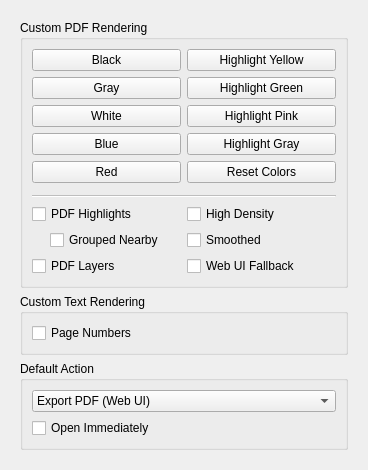
<?xml version="1.0" encoding="UTF-8"?>
<ui version="4.0">
 <class>Form</class>
 <widget class="QWidget" name="Form">
  <property name="geometry">
   <rect>
    <x>0</x>
    <y>0</y>
    <width>368</width>
    <height>415</height>
   </rect>
  </property>
  <property name="windowTitle">
   <string>Form</string>
  </property>
  <layout class="QGridLayout" name="gridLayout">
   <item row="0" column="0">
    <widget class="QWidget" name="exportprefs_widget" native="true">
     <layout class="QVBoxLayout" name="verticalLayout">
      <item>
       <widget class="QGroupBox" name="groupBox_3">
        <property name="title">
         <string>Custom PDF Rendering</string>
        </property>
        <layout class="QGridLayout" name="gridLayout_4">
         <item row="1" column="0">
          <widget class="Line" name="line">
           <property name="enabled">
            <bool>false</bool>
           </property>
           <property name="orientation">
            <enum>Qt::Horizontal</enum>
           </property>
          </widget>
         </item>
         <item row="0" column="0">
          <layout class="QHBoxLayout" name="horizontalLayout">
           <property name="bottomMargin">
            <number>6</number>
           </property>
           <item>
            <layout class="QVBoxLayout" name="verticalLayout_2">
             <property name="leftMargin">
              <number>0</number>
             </property>
             <item>
              <widget class="QPushButton" name="pushButton">
               <property name="text">
                <string>Black</string>
               </property>
               <property name="checkable">
                <bool>false</bool>
               </property>
               <property name="default">
                <bool>false</bool>
               </property>
               <property name="flat">
                <bool>false</bool>
               </property>
              </widget>
             </item>
             <item>
              <widget class="QPushButton" name="pushButton_2">
               <property name="text">
                <string>Gray</string>
               </property>
              </widget>
             </item>
             <item>
              <widget class="QPushButton" name="pushButton_3">
               <property name="text">
                <string>White</string>
               </property>
              </widget>
             </item>
             <item>
              <widget class="QPushButton" name="pushButton_4">
               <property name="text">
                <string>Blue</string>
               </property>
              </widget>
             </item>
             <item>
              <widget class="QPushButton" name="pushButton_5">
               <property name="text">
                <string>Red</string>
               </property>
              </widget>
             </item>
            </layout>
           </item>
           <item>
            <layout class="QVBoxLayout" name="verticalLayout_3">
             <property name="leftMargin">
              <number>0</number>
             </property>
             <item>
              <widget class="QPushButton" name="pushButton_6">
               <property name="text">
                <string>Highlight Yellow</string>
               </property>
              </widget>
             </item>
             <item>
              <widget class="QPushButton" name="pushButton_7">
               <property name="text">
                <string>Highlight Green</string>
               </property>
              </widget>
             </item>
             <item>
              <widget class="QPushButton" name="pushButton_8">
               <property name="text">
                <string>Highlight Pink</string>
               </property>
              </widget>
             </item>
             <item>
              <widget class="QPushButton" name="pushButton_9">
               <property name="text">
                <string>Highlight Gray</string>
               </property>
              </widget>
             </item>
             <item>
              <widget class="QPushButton" name="pushButton_10">
               <property name="text">
                <string>Reset Colors</string>
               </property>
              </widget>
             </item>
            </layout>
           </item>
          </layout>
         </item>
         <item row="2" column="0">
          <layout class="QHBoxLayout" name="horizontalLayout_2">
           <item>
            <layout class="QVBoxLayout" name="verticalLayout_4">
             <item>
              <widget class="QCheckBox" name="checkBox_4">
               <property name="text">
                <string>PDF Highlights</string>
               </property>
              </widget>
             </item>
             <item>
              <layout class="QHBoxLayout" name="horizontalLayout_4">
               <property name="topMargin">
                <number>0</number>
               </property>
               <item>
                <spacer name="horizontalSpacer">
                 <property name="orientation">
                  <enum>Qt::Horizontal</enum>
                 </property>
                 <property name="sizeType">
                  <enum>QSizePolicy::Preferred</enum>
                 </property>
                 <property name="sizeHint" stdset="0">
                  <size>
                   <width>18</width>
                   <height>1</height>
                  </size>
                 </property>
                </spacer>
               </item>
               <item>
                <widget class="QCheckBox" name="checkBox_5">
                 <property name="text">
                  <string>Grouped Nearby</string>
                 </property>
                </widget>
               </item>
              </layout>
             </item>
             <item>
              <widget class="QCheckBox" name="checkBox_3">
               <property name="text">
                <string>PDF Layers</string>
               </property>
              </widget>
             </item>
            </layout>
           </item>
           <item>
            <layout class="QVBoxLayout" name="verticalLayout_5">
             <item>
              <widget class="QCheckBox" name="checkBox_2">
               <property name="text">
                <string>High Density</string>
               </property>
              </widget>
             </item>
             <item>
              <widget class="QCheckBox" name="checkBox_7">
               <property name="text">
                <string>Smoothed</string>
               </property>
              </widget>
             </item>
             <item>
              <widget class="QCheckBox" name="checkBox_6">
               <property name="text">
                <string>Web UI Fallback</string>
               </property>
              </widget>
             </item>
            </layout>
           </item>
          </layout>
         </item>
        </layout>
       </widget>
      </item>
      <item>
       <widget class="QGroupBox" name="groupBox">
        <property name="title">
         <string>Custom Text Rendering</string>
        </property>
        <layout class="QGridLayout" name="gridLayout_3">
         <item row="0" column="0">
          <layout class="QHBoxLayout" name="horizontalLayout_5">
           <property name="topMargin">
            <number>0</number>
           </property>
           <item>
            <layout class="QVBoxLayout" name="verticalLayout_6">
             <property name="leftMargin">
              <number>0</number>
             </property>
             <property name="topMargin">
              <number>0</number>
             </property>
             <item>
              <widget class="QCheckBox" name="checkBox_8">
               <property name="text">
                <string>Page Numbers</string>
               </property>
              </widget>
             </item>
            </layout>
           </item>
           <item>
            <layout class="QVBoxLayout" name="verticalLayout_8"/>
           </item>
          </layout>
         </item>
        </layout>
       </widget>
      </item>
      <item>
       <widget class="QGroupBox" name="groupBox_2">
        <property name="sizePolicy">
         <sizepolicy hsizetype="Preferred" vsizetype="Preferred">
          <horstretch>0</horstretch>
          <verstretch>0</verstretch>
         </sizepolicy>
        </property>
        <property name="title">
         <string>Default Action</string>
        </property>
        <layout class="QGridLayout" name="gridLayout_2">
         <item row="2" column="0">
          <widget class="QCheckBox" name="checkBox">
           <property name="text">
            <string>Open Immediately</string>
           </property>
          </widget>
         </item>
         <item row="0" column="0">
          <widget class="QComboBox" name="comboBox">
           <item>
            <property name="text">
             <string>Export PDF (Web UI)</string>
            </property>
           </item>
           <item>
            <property name="text">
             <string>Export PDF (Bitmap)</string>
            </property>
           </item>
           <item>
            <property name="text">
             <string>Export PDF (Vector)</string>
            </property>
           </item>
           <item>
            <property name="text">
             <string>Export Text (Markdown)</string>
            </property>
           </item>
          </widget>
         </item>
        </layout>
       </widget>
      </item>
     </layout>
    </widget>
   </item>
  </layout>
 </widget>
 <resources/>
 <connections/>
</ui>
